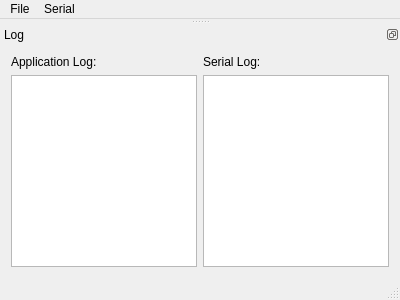
<?xml version="1.0" encoding="UTF-8"?>
<ui version="4.0">
 <class>MainWindow</class>
 <widget class="QMainWindow" name="MainWindow">
  <property name="geometry">
   <rect>
    <x>0</x>
    <y>0</y>
    <width>400</width>
    <height>300</height>
   </rect>
  </property>
  <property name="windowTitle">
   <string>MainWindow</string>
  </property>
  <widget class="QWidget" name="centralWidget"/>
  <widget class="QStatusBar" name="statusBar"/>
  <widget class="QMenuBar" name="menuBar">
   <property name="geometry">
    <rect>
     <x>0</x>
     <y>0</y>
     <width>400</width>
     <height>22</height>
    </rect>
   </property>
   <widget class="QMenu" name="menuSerial">
    <property name="title">
     <string>Serial</string>
    </property>
    <addaction name="serialInfoAction"/>
   </widget>
   <widget class="QMenu" name="menuPreferences">
    <property name="title">
     <string>File</string>
    </property>
    <addaction name="preferencesAction"/>
   </widget>
   <addaction name="menuPreferences"/>
   <addaction name="menuSerial"/>
  </widget>
  <widget class="QDockWidget" name="logDockWidget">
   <property name="features">
    <set>QDockWidget::DockWidgetFloatable|QDockWidget::DockWidgetMovable</set>
   </property>
   <property name="windowTitle">
    <string>Log</string>
   </property>
   <attribute name="dockWidgetArea">
    <number>8</number>
   </attribute>
   <widget class="QWidget" name="dockWidgetContents">
    <layout class="QHBoxLayout" name="horizontalLayout">
     <item>
      <layout class="QVBoxLayout" name="verticalLayout">
       <item>
        <widget class="QLabel" name="appLogLbl">
         <property name="text">
          <string>Application Log:</string>
         </property>
        </widget>
       </item>
       <item>
        <widget class="QPlainTextEdit" name="appLogTextEdit">
         <property name="horizontalScrollBarPolicy">
          <enum>Qt::ScrollBarAlwaysOff</enum>
         </property>
         <property name="readOnly">
          <bool>true</bool>
         </property>
        </widget>
       </item>
      </layout>
     </item>
     <item>
      <layout class="QVBoxLayout" name="verticalLayout_2">
       <item>
        <widget class="QLabel" name="serialLogLbl">
         <property name="text">
          <string>Serial Log:</string>
         </property>
        </widget>
       </item>
       <item>
        <widget class="QPlainTextEdit" name="serialLogTextEdit">
         <property name="readOnly">
          <bool>true</bool>
         </property>
        </widget>
       </item>
      </layout>
     </item>
    </layout>
   </widget>
  </widget>
  <action name="serialInfoAction">
   <property name="text">
    <string>Info...</string>
   </property>
  </action>
  <action name="preferencesAction">
   <property name="text">
    <string>Preferences</string>
   </property>
  </action>
 </widget>
 <layoutdefault spacing="6" margin="11"/>
 <resources/>
 <connections/>
</ui>
